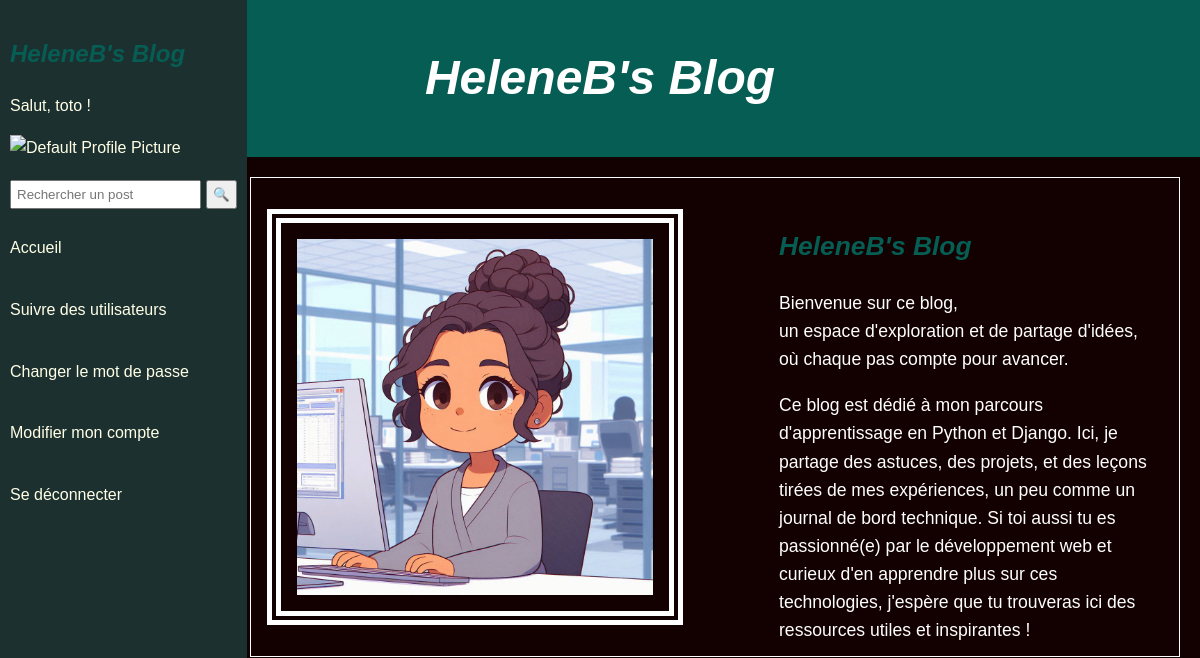
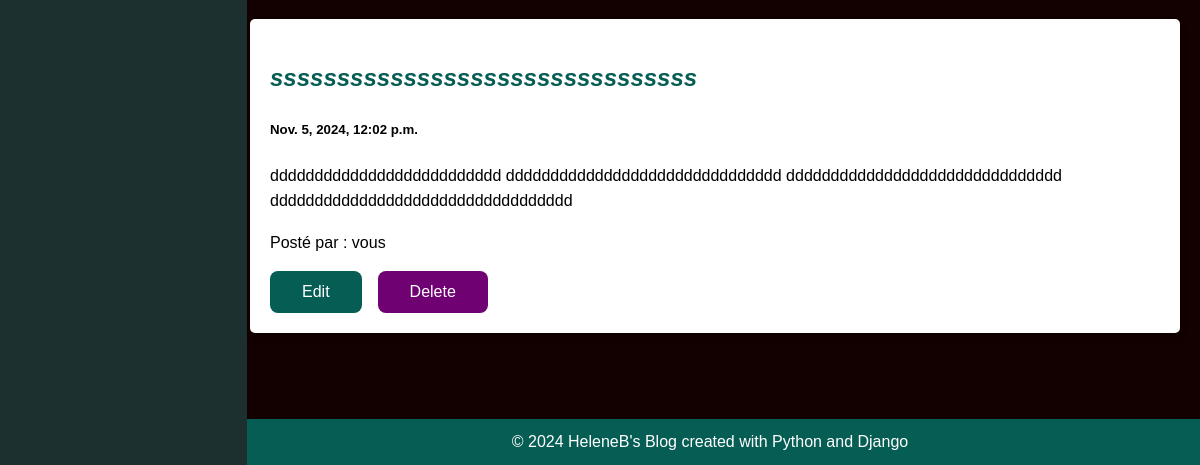
/index/ (signed in), run on an earlier commit of the app's database (2 pictures, top to bottom).
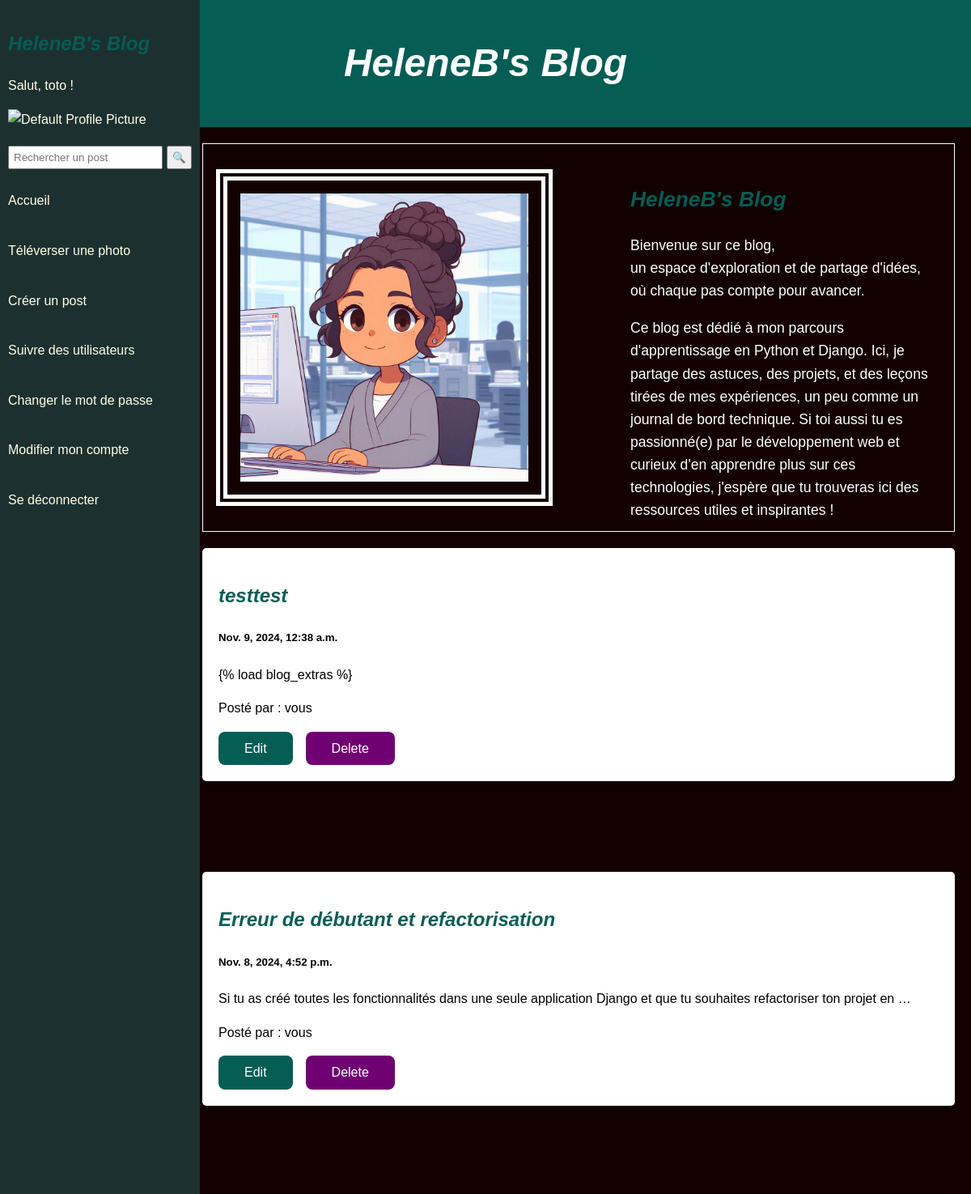
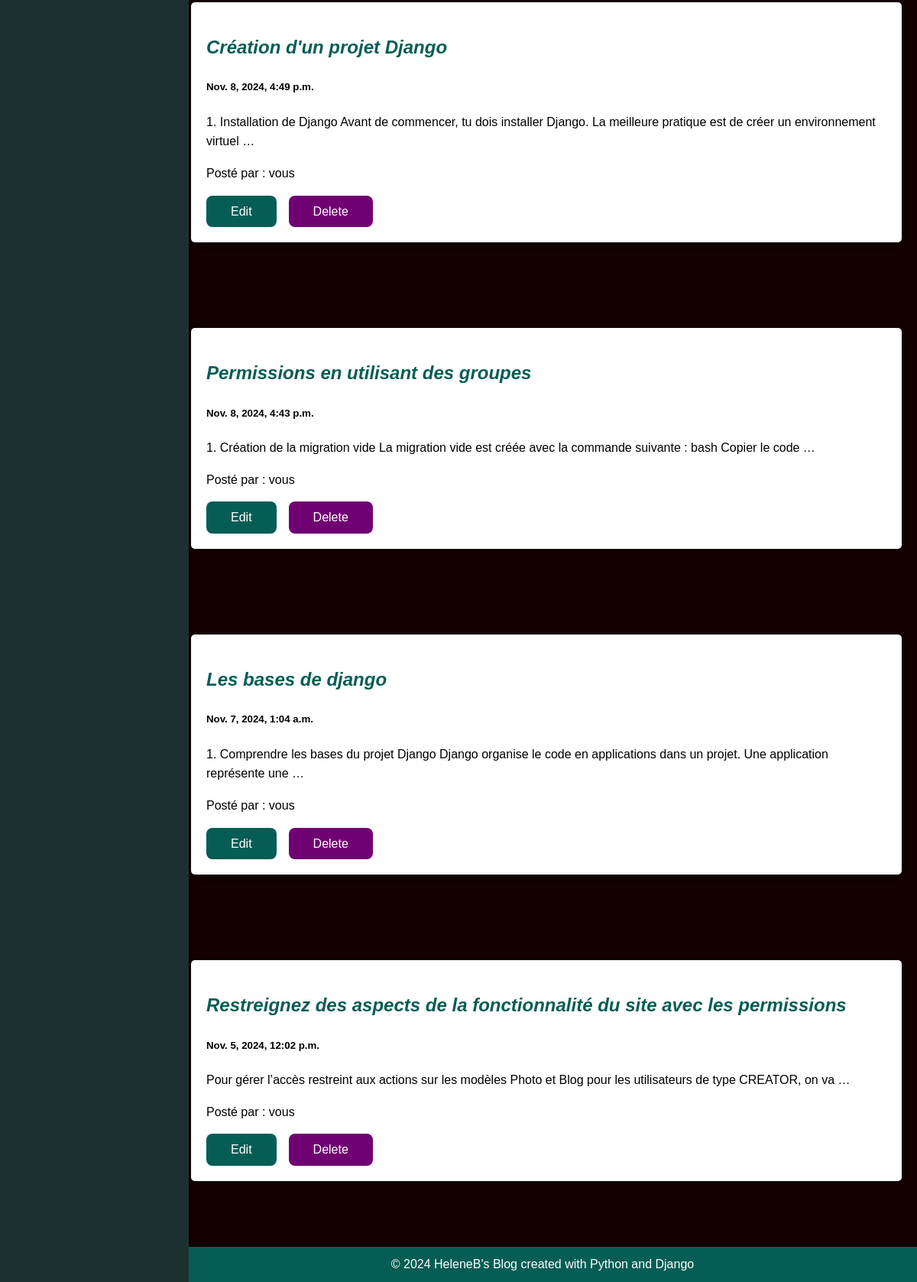
And on a later commit of the database (2 pictures, top to bottom).
### posts/models.py (models this page shows, shortened)
class User(AbstractUser):
    CREATOR = 'CREATOR'
    SUBSCRIBER = 'SUBSCRIBER'
    ROLE_CHOICES = [
        (CREATOR, 'Creator'),
        (SUBSCRIBER, 'Subscriber'),
    ]
    profile_picture = models.ImageField(upload_to='profile_pictures/', null=True, blank=True)
    role = models.CharField(max_length=300, choices=ROLE_CHOICES, default=SUBSCRIBER)
    follows = models.ManyToManyField(
         'self',
        limit_choices_to={'role': CREATOR},# Un utilisateur ne peut suivre que les créateurs
        symmetrical=False, # Un utilisateur peut suivre plusieurs créateurs, mais un créateur ne peut pas suivre un utilisateur
        verbose_name='suit',# Le nom de la relation
    )

class Post(models.Model):
    title = models.CharField(max_length=100)
    content = models.TextField()
    photo= models.ForeignKey('Photo', on_delete=models.CASCADE, null=True, blank=True)
    created_at = models.DateTimeField(default=datetime.now, blank=True)
    contributors = models.ManyToManyField(settings.AUTH_USER_MODEL, through='PostContributor', related_name='contributions')

### posts/views.py (the view)
# urls.py: path('index/', views.index, name='index'),  # La page d'accueil après connexion
@login_required(login_url='login')
def index(request):
    posts = Post.objects.all()
    return render(request, 'index.html', {'posts': posts})

### posts/templatetags/posts_extras.py (called while the page is built)
@register.simple_tag(takes_context=True)
def get_post_display(context, user):
    if user == context['user']:
        return 'vous'
    return user.username

### templates/index.html (shortened to what this page needs)
{% extends 'base.html' %}
{% load static %}
{% load posts_extras %}
{% block content %}
<div class="home">
  <img src="{% static 'assets/avatar.jpg' %}" alt="avatar" class="avatar-image" />
  <div class="introduction">
    <h2>HeleneB's Blog</h2>
    <p>Bienvenue sur ce blog,<br> un espace d'exploration et de partage d'idées,<br> où chaque pas compte pour avancer.
    </p>
    <p>Ce blog est dédié à mon parcours d'apprentissage en Python et Django. Ici, je partage des astuces, des projets,
      et
      des leçons tirées de mes expériences, un peu comme un journal de bord technique. Si toi aussi tu es passionné(e)
      par
      le développement web et curieux d'en apprendre plus sur ces technologies, j'espère que tu trouveras ici des
      ressources utiles et inspirantes !</p>
  </div>
</div>
<div class="row">
  <div class="leftcolumn">
    {% for post in posts reversed %}
    <div class="card">
      <a href="{% url 'post' post.id %}" style="text-decoration: none; color: black">
        <h2>{{ post.title }}</h2>
        <h5>{{ post.created_at }}</h5>
        <p>{{ post.content|truncatewords:20 }}</p>
        <p>Posté par : {% get_post_display user=user %}</p>
      </a>
      <div class="button-group">
        <a href="{% url 'update_post' pk=post.id %}" class="btn-edit">Edit</a>
        <a href="{% url 'delete_post' pk=post.id %}" class="btn-delete">Delete</a>
      </div>
    </div>
    {% endfor %}
  </div>
</div>
{% endblock %}

### templates/base.html (shortened to what this page needs)
{% load static %}
<!DOCTYPE html>
<html lang="en">
<head>
  <link rel="stylesheet" type="text/css" href="{% static 'css/style.css' %}" />
</head>
<body>
  <div class="header">
    <h2><a href="/index">HeleneB's Blog</a></h2>
  </div>
  <div class="sidebar">
    <h2>HeleneB's Blog</h2>
    {% if user.is_authenticated %}
    <p>Salut, {{ user }} !</p>
    {% if user.profile_picture %}
    <img class="profile_picture" src="{{ user.profile_picture.url }}" alt="Profile Picture">
    {% else %}
    <img class="profile_picture" src="{% static 'assets/default_profile.png' %}" alt="Default Profile Picture">
    {% endif %}
    <form method="get" action="{% url 'search' %}" style="display: flex; align-items: center;">
      <input type="text" name="q" placeholder="Rechercher un post" aria-label="Search"
        style="padding: 5px; margin-right: 5px;">
      <button type="submit" style="padding: 5px;">🔍</button>
    </form>
    <p><a href="{% url 'index' %}">Accueil</a></p>
    {% if perms.posts.add_post %}
    <p><a href="{% url 'photo_upload' %}">Téléverser une photo</a></p>
    <p><a href="{%url 'create'%}"> Créer un post</a></p>
    {% endif %}
    <p><a href="{% url 'follow_users' %}">Suivre des utilisateurs</a></p>
    <p><a href="{% url 'password_change' %}">Changer le mot de passe</a></p>
    <p><a href="{%url 'update_profile' %}">Modifier mon compte</a></p>
    <p><a href="{% url 'logout' %}">Se déconnecter</a></p>
    {% else %}
    <p>Bienvenue, invité !<br> Veuillez vous connecter.</p>
    <p><a href="{% url 'login' %}">Se connecter</a></p>
    <p><a href="{% url 'signup' %}">S'inscrire</a></p>
    {% endif %}
  </div>
  <div class="content">
    {% block content %}{% endblock %}
  </div>
  <footer>
    <div>&copy; 2024 HeleneB's Blog created with Python and Django</div>
  </footer>
</body>
</html>

### static/css/style.css (style rules this page uses)
* { box-sizing: border-box; }
body { font-family: "Arial", sans-serif; padding: 0; background: #130101; margin: 0; line-height: 1.6; }
.home { color: white; display: flex; gap: 48px; flex-direction: row; align-items: center; justify-content: center; height: 30rem; border: 1px double white; }
.sidebar { height: 100%; position: fixed; z-index: 1; top: 0; left: 0; background-color: #1d3030; color: #ffffe6; overflow-x: hidden; padding-top: 15px; padding-left: 10px; padding-right: 10px; }
.content { margin-left: 230px; padding: 20px; }
.header { background-color: #065d54; color: white; padding: 20px; text-align: center; }
.header a { color: white; text-decoration: none; font-size: 3rem; }
.card, .container { background-color: white; padding: 20px; margin-top: 20px; border-radius: 5px; box-shadow: 0 4px 8px rgba(0, 0, 0, 0.1); transition: transform 0.2s ease; margin-bottom: 7rem; }
.introduction { color: white; font-size: 1.1rem; margin-top: 2rem; padding: 2rem; }
.sidebar a { text-decoration: none; color: #ffffe6; display: block; padding: 10px 0; }
footer { background: #065d54; color: white; text-align: center; padding: 10px 0; position: fixed; width: calc(100% - 220px); bottom: 0; margin-left: 220px; }
.button-group { display: flex; gap: 1rem; justify-content: flex-start; align-items: center; }
h2 { color: #065d54; font-style: italic; }
img.avatar-image { display: flex; justify-content: center; height: 26rem; margin: 1rem; border: double 14px white; padding: 1rem; }
.btn-edit { background-color: #065d54; color: white; padding: 0.5rem 2rem; border-radius: 0.5rem; text-decoration: none; }
.btn-delete { background-color: #700172; color: white; padding: 0.5rem 2rem; border-radius: 0.5rem; text-decoration: none; }
.profile_picture { width: 200px; margin-bottom: 20px; }

What changed in the data, as far as the page shows it:
added Post: title "testtest", created_at "Nov. 9, 2024, 12:38 a.m.", content "{% load blog_extras %}", User.id "vous"
added Post: title "Erreur de débutant et refactorisation", created_at "Nov. 8, 2024, 4:52 p.m.", content "Si tu as créé toutes les fonctionnalités dans une seule application Django et que tu souhaites refactoriser ton projet en …", User.id "vous"
added Post: title "Création d'un projet Django", created_at "Nov. 8, 2024, 4:49 p.m.", content "1. Installation de Django Avant de commencer, tu dois installer Django. La meilleure pratique est de créer un environnement virtuel …", User.id "vous"
added Post: title "Permissions en utilisant des groupes", created_at "Nov. 8, 2024, 4:43 p.m.", content "1. Création de la migration vide La migration vide est créée avec la commande suivante : bash Copier le code …", User.id "vous"
added Post: title "Les bases de django", created_at "Nov. 7, 2024, 1:04 a.m.", content "1. Comprendre les bases du projet Django Django organise le code en applications dans un projet. Une application représente une …", User.id "vous"
changed Post: title "ssssssssssssssssssssssssssssssss" → "Restreignez des aspects de la fonctionnalité du site avec les permissions"; content "dddddddddddddddddddddddddd ddddddddddddddddddddddddddddddd ddddddddddddddddddddddddddddddd dddddddddddddddddddddddddddddddddd" → "Pour gérer l’accès restreint aux actions sur les modèles Photo et Blog pour les utilisateurs de type CREATOR, on va …"
Also different on the page:
text now shown: "Téléverser une photo Créer un post"
